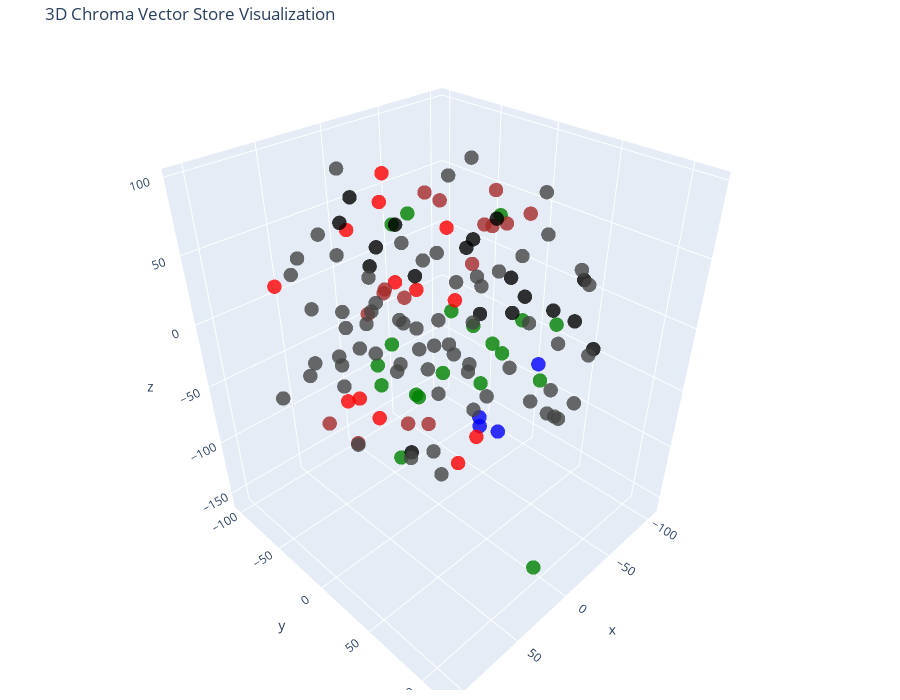

Notebook source saved alongside this figure:
### Code cell
# Let's try 3D!

tsne = TSNE(n_components=3, random_state=42)
reduced_vectors = tsne.fit_transform(vectors)

# Create the 3D scatter plot
fig = go.Figure(data=[go.Scatter3d(
    x=reduced_vectors[:, 0],
    y=reduced_vectors[:, 1],
    z=reduced_vectors[:, 2],
    mode='markers',
    marker=dict(size=5, color=colors, opacity=0.8),
    text=[f"Type: {t}<br>Text: {d[:100]}..." for t, d in zip(doc_types, documents)],
    hoverinfo='text'
)])

fig.update_layout(
    title='3D Chroma Vector Store Visualization',
    scene=dict(xaxis_title='x', yaxis_title='y', zaxis_title='z'),
    width=900,
    height=700,
    margin=dict(r=20, b=10, l=10, t=40)
)

fig.show()

### Figure 1 — Plotly figure (JSON) as saved in the notebook; plotly's stock layout.template omitted (floating-point values rounded to 4 significant figures; data arrays with more than 128 entries replaced by an {"elided": "..."} marker saying what was removed)
{"data": [{"hoverinfo": "text", "marker": {"color": ["blue", "blue", "blue", "blue", "green", "green", "green", "green", "green", "green", "green", "green", "green", "green", "green", "green", "green", "green", "green", "green", "green", "green", "green", "red", "red", "red", "red", "red", "red", "red", "red", "red", "red", "red", "red", "red", "brown", "brown", "brown", "brown", "brown", "brown", "brown", "brown", "brown", "brown", "brown", "brown", "brown", "brown", "brown", "brown", "black", "black", "black", "black", "black", "black", "black", "black", "black", "black", "black", "black", "black", "black", "black", "black", "black", "black"], "opacity": 0.8, "size": 5}, "mode": "markers", "text": {"elided": "135 str values"}, "type": "scatter3d", "x": {"elided": "135 float values"}, "y": {"elided": "135 float values"}, "z": {"elided": "135 float values"}}], "layout": {"height": 700, "margin": {"b": 10, "l": 10, "r": 20, "t": 40}, "scene": {"xaxis": {"title": {"text": "x"}}, "yaxis": {"title": {"text": "y"}}, "zaxis": {"title": {"text": "z"}}}, "title": {"text": "3D Chroma Vector Store Visualization"}, "width": 900}}
